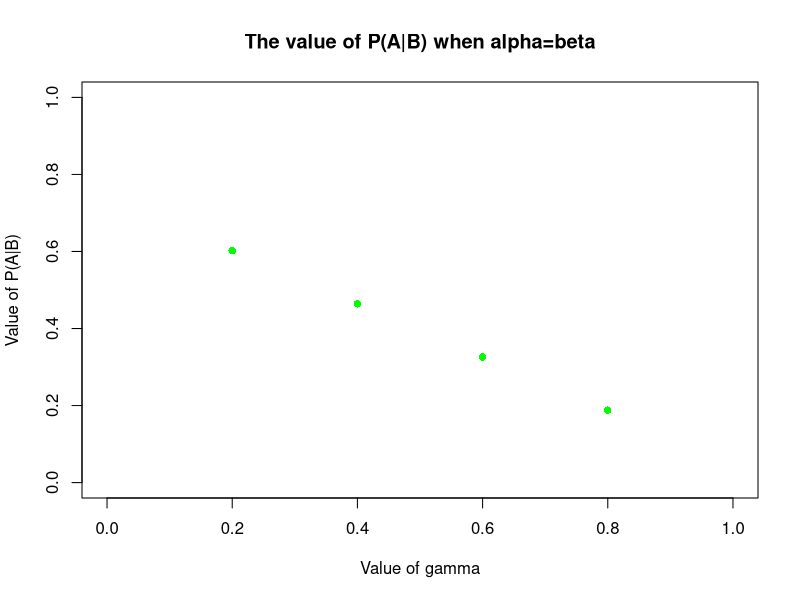

Source code (R):

gamma<- c(0.2, 0.4, 0.6, 0.8)
pab<- c(0.602, 0.464, 0.326, 0.188)


plot(gamma, pab, pch=16, 
     xlim=c(0,1), ylim=c(0,1),
     xlab="Value of gamma", ylab="Value of P(A|B)", col='green')
title("The value of P(A|B) when alpha=beta")
